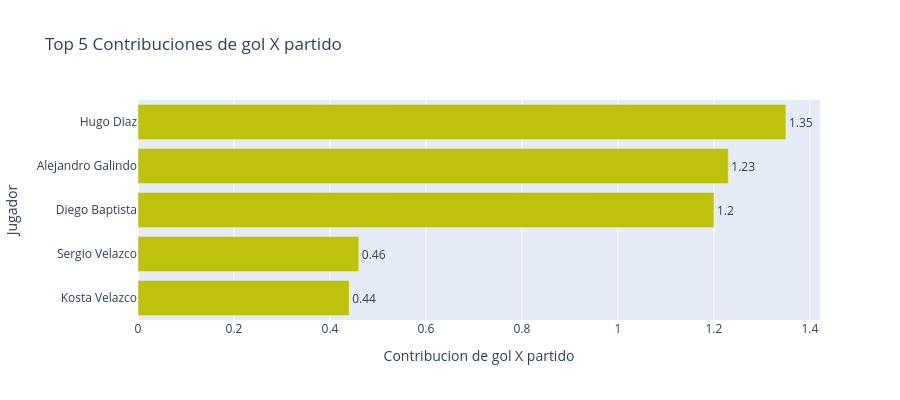

Notebook code cell kept with this figure:
### Code cell
top_contribucion_gol = df.nlargest(5, 'contribucion_gol').sort_values('contribucion_gol')

fig = px.bar(
    top_contribucion_gol,
    x='contribucion_gol',
    y='nombre',
    orientation='h',                             
    title="Top 5 Contribuciones de gol X partido",
    labels={'contribucion_gol': 'PCT Contribuciones de gol', 'nombre': 'Jugador'},
    color_discrete_sequence=["#bfc20d"],         
    text='contribucion_gol'
)                                

fig.update_layout(
    xaxis_title="Contribucion de gol X partido",
    yaxis_title="Jugador",
    height=400
)

fig.update_traces(textposition='outside')

fig.show(renderer="vscode")

### Figure 1 — Plotly figure (JSON) as saved in the notebook; plotly's stock layout.template omitted (floating-point values rounded to 4 significant figures)
{"data": [{"hovertemplate": "PCT Contribuciones de gol=%{text}<br>Jugador=%{y}<extra></extra>", "legendgroup": "", "marker": {"color": "#bfc20d", "pattern": {"shape": ""}}, "name": "", "orientation": "h", "showlegend": false, "text": [0.44, 0.46, 1.2, 1.23, 1.35], "textposition": "outside", "type": "bar", "x": [0.44, 0.46, 1.2, 1.23, 1.35], "xaxis": "x", "y": ["Kosta Velazco", "Sergio Velazco", "Diego Baptista", "Alejandro Galindo", "Hugo Diaz"], "yaxis": "y"}], "layout": {"barmode": "relative", "height": 400, "legend": {"tracegroupgap": 0}, "title": {"text": "Top 5 Contribuciones de gol X partido"}, "xaxis": {"anchor": "y", "domain": [0, 1], "title": {"text": "Contribucion de gol X partido"}}, "yaxis": {"anchor": "x", "domain": [0, 1], "title": {"text": "Jugador"}}}}
